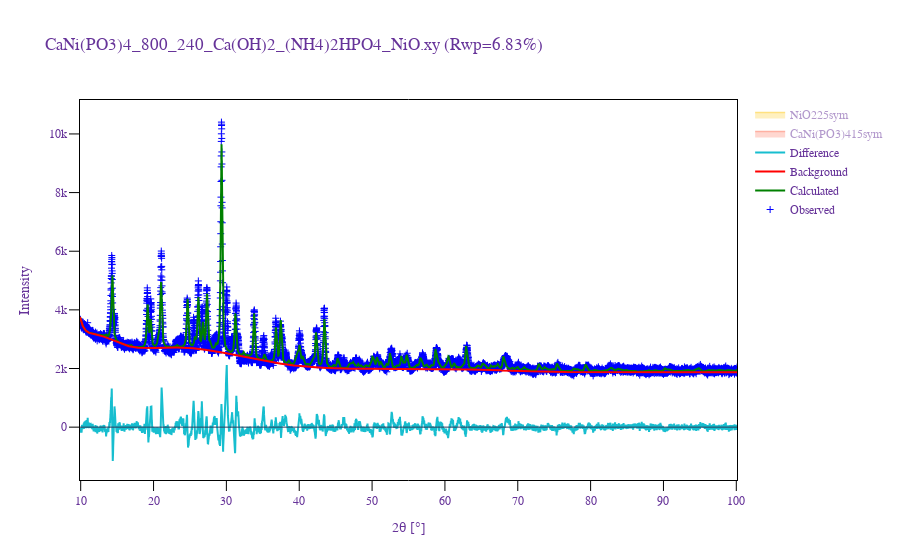

This figure's notebook cell:
### Code cell
visualize(refinement)

### Figure 1 — Plotly figure (JSON) as saved in the notebook; plotly's stock layout.template omitted (floating-point values rounded to 4 significant figures; data arrays with more than 128 entries replaced by an {"elided": "..."} marker saying what was removed)
{"data": [{"marker": {"color": "blue", "size": 5, "symbol": "cross-thin-open"}, "mode": "markers", "name": "Observed", "type": "scatter", "x": {"elided": "8301 float values"}, "y": {"elided": "8301 int values"}}, {"line": {"color": "green", "width": 2}, "mode": "lines", "name": "Calculated", "type": "scatter", "x": {"elided": "8301 float values"}, "y": {"elided": "8301 float values"}}, {"line": {"color": "red", "width": 2}, "mode": "lines", "name": "Background", "type": "scatter", "x": {"elided": "8301 float values"}, "y": {"elided": "8301 float values"}}, {"line": {"color": "#17becf", "width": 2}, "mode": "lines", "name": "Difference", "type": "scatter", "x": {"elided": "8301 float values"}, "y": {"elided": "8301 float values"}}, {"hoverinfo": "none", "line": {"color": "#FF6347", "width": 0}, "mode": "lines", "showlegend": false, "type": "scatter", "x": {"elided": "8301 float values"}, "y": {"elided": "8301 float values"}}, {"fill": "tonexty", "line": {"color": "#FF6347", "width": 1.5}, "mode": "lines", "name": "CaNi(PO3)415sym", "type": "scatter", "visible": "legendonly", "x": {"elided": "8301 float values"}, "y": {"elided": "8301 float values"}}, {"hoverinfo": "none", "line": {"color": "#FFC300", "width": 0}, "mode": "lines", "showlegend": false, "type": "scatter", "x": {"elided": "8301 float values"}, "y": {"elided": "8301 float values"}}, {"fill": "tonexty", "line": {"color": "#FFC300", "width": 1.5}, "mode": "lines", "name": "NiO225sym", "type": "scatter", "visible": "legendonly", "x": {"elided": "8301 float values"}, "y": {"elided": "8301 float values"}}], "layout": {"autosize": true, "font": {"color": "RebeccaPurple", "family": "Arial, sans-serif"}, "legend": {"title": {"text": ""}}, "plot_bgcolor": "white", "shapes": [{"line": {"width": 1}, "type": "line", "x0": 0, "x1": 1, "xref": "x domain", "y0": 0, "y1": 0, "yref": "y"}], "title": {"text": "CaNi(PO3)4_800_240_Ca(OH)2_(NH4)2HPO4_NiO.xy (Rwp=6.83%)"}, "xaxis": {"linecolor": "black", "linewidth": 1, "mirror": true, "range": [9.903, 100.1], "showline": true, "tickcolor": "black", "ticklen": 10, "ticks": "outside", "tickwidth": 1, "title": {"text": "2θ [°]"}}, "yaxis": {"linecolor": "black", "linewidth": 1, "mirror": true, "showline": true, "tickcolor": "black", "ticklen": 10, "ticks": "outside", "tickwidth": 1, "title": {"text": "Intensity"}}}}
